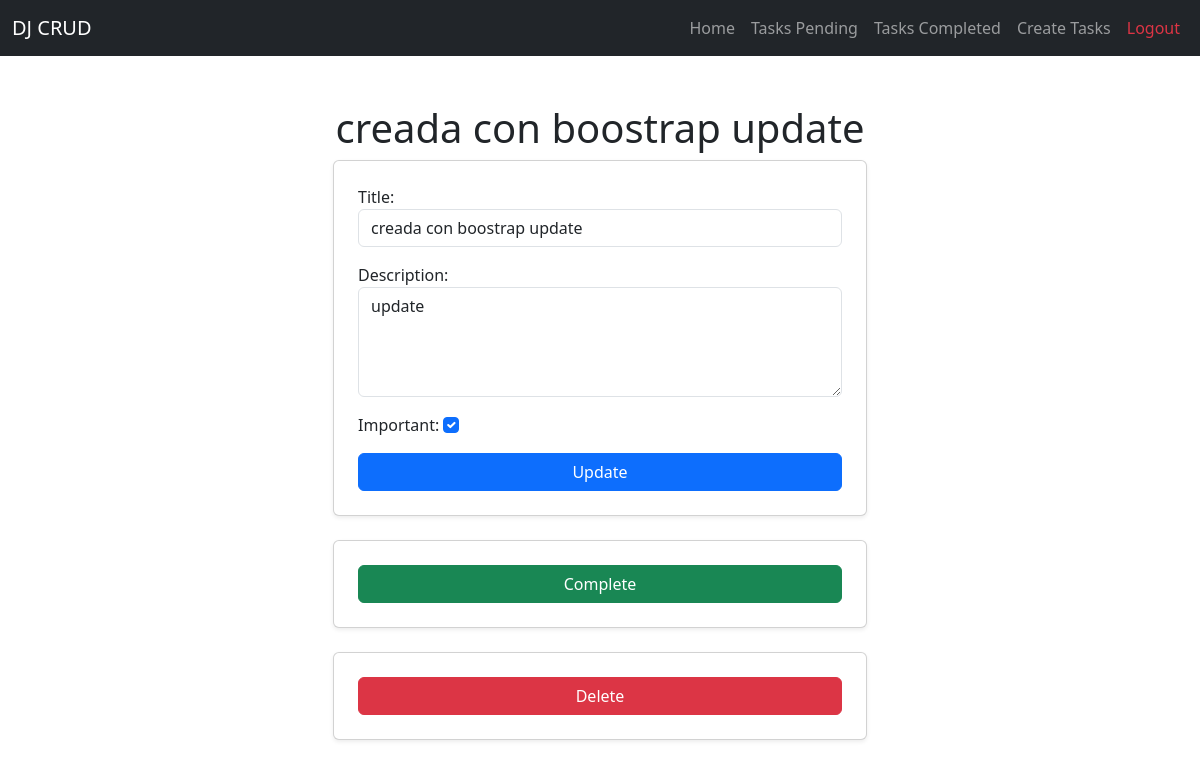
The page /tasks/18/ (signed in) on the database its author committed.
### tasks/models.py (models this page shows, shortened)
class Task(models.Model):
    title = models.CharField(max_length=100)
    description = models.TextField(blank=True)
    created = models.DateTimeField(auto_now_add=True)
    datecompleted = models.DateTimeField(null=True, blank=True)
    important = models.BooleanField(default=False)
    user = models.ForeignKey(User, on_delete=models.CASCADE)

### tasks/views.py (the view, shortened to what this page needs)
# urls.py: path('tasks/<int:task_id>/', views.task_detail, name='task_detail'),
@login_required
def task_detail(request, task_id):
    if request.method == 'GET':
        task = get_object_or_404(Task, pk=task_id, user=request.user)
        form = TaskForm(instance=task)
        return render(request, 'task_detail.html', {'task': task, 'form': form})

### tasks/forms.py
class TaskForm(ModelForm):
    class Meta:
        model = Task
        fields = ['title', 'description', 'important']  # Lista de campos que deseas incluir
        widgets = {
            'title': TextInput(attrs={
                'class': 'form-control',
                'placeholder': 'Enter task title',
            }),
            'description': Textarea(attrs={
                'class': 'form-control',
                'placeholder': 'Enter task description',
                'rows': 4,
            }),
            'important': CheckboxInput(attrs={
                'class': 'form-check-input',
            }),
        }

### tasks/templates/task_detail.html (shortened to what this page needs)
{% extends 'base.html' %}
{% block content %}
<main class="container mt-5">
  <div class="row justify-content-center">
    <div class="col-md-6">
      <h1 class="text-center">{{ task.title }}</h1>
      <form method="POST" class="card card-body shadow-sm p-4 mb-4">
        {{ form.as_p }}
        <button type="submit" class="btn btn-primary w-100">Update</button>
      </form>
      <form action="{% url 'complete_task' task.id %}" method="POST" class="card card-body shadow-sm p-4 mb-4">
        <button type="submit" class="btn btn-success w-100">Complete</button>
      </form>
      <form action="{% url 'delete_task' task.id %}" method="POST" class="card card-body shadow-sm p-4">
        <button type="submit" class="btn btn-danger w-100">Delete</button>
      </form>
    </div>
  </div>
</main>
{% endblock %}

### rows shown on the page
Task: title "creada con boostrap update", description "update", important "☑"
